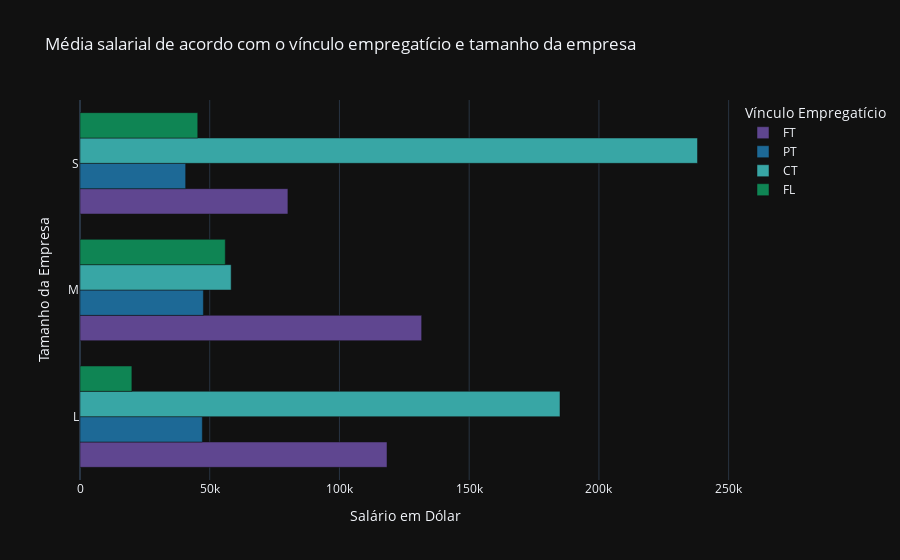

Write notebook code for a chart like this one.
### Markdown cell above
Objetivo - Este gráfico tem como finalidade apresentar o salário médio dos trabalhadores no ramo AI/ML de acordo com o tamanho da empresa: Grande(L), Média(M) e Pequena(S); e do vinculo empregatício: Tempo-Integral(FT), Freelance(FL), Contratado(CT) e Meio-Período(PT).

### Code cell
lista_tamanho_empresa = df.company_size.values.tolist()

lista_salario_anual_dolar = df.salary_in_usd.values.tolist()

lista_tipo_emprego = df.employment_type.values.tolist()


def media_tam_emp(tamanho, tipo, lista_tamanho_empresa , lista_salario_anual_dolar, lista_tipo_emprego):
    count = 0
    soma = 0
    for i in range(len(lista_tamanho_empresa)):
        if((lista_tamanho_empresa[i] == tamanho) and (lista_tipo_emprego[i] == tipo)):
            soma += lista_salario_anual_dolar[i]
            count += 1
    return (soma//count)


tamanhos = ['L', 'M', 'S']
tipos = ['FT', 'PT', 'CT', 'FL']
dt = pd.DataFrame(columns=['Tamanho da Empresa', 'Vínculo Empregatício', 'Salário em Dólar'])

for tamanho in tamanhos:
    for tipo in tipos:
        valores = media_tam_emp(tamanho, tipo, lista_tamanho_empresa, lista_salario_anual_dolar, lista_tipo_emprego)
        dt = pd.concat([dt, pd.DataFrame({'Tamanho da Empresa': [tamanho], 'Vínculo Empregatício': [tipo], 
        'Salário em Dólar': [valores]})], ignore_index=True)



fig4 = px.bar(dt, x='Salário em Dólar', y='Tamanho da Empresa', color ='Vínculo Empregatício', barmode ='group' ,orientation='h', 
title = "Média salarial de acordo com o vínculo empregatício e tamanho da empresa",
color_discrete_sequence=  px.colors.qualitative.Prism , template= 'plotly_dark',)
fig4.show()

### Figure 1 — Plotly figure (JSON) as saved in the notebook; plotly's stock layout.template omitted (floating-point values rounded to 4 significant figures)
{"data": [{"alignmentgroup": "True", "hovertemplate": "Vínculo Empregatício=FT<br>Salário em Dólar=%{x}<br>Tamanho da Empresa=%{y}<extra></extra>", "legendgroup": "FT", "marker": {"color": "rgb(95, 70, 144)", "pattern": {"shape": ""}}, "name": "FT", "offsetgroup": "FT", "orientation": "h", "showlegend": true, "textposition": "auto", "type": "bar", "x": [118330, 131684, 80136], "xaxis": "x", "y": ["L", "M", "S"], "yaxis": "y"}, {"alignmentgroup": "True", "hovertemplate": "Vínculo Empregatício=PT<br>Salário em Dólar=%{x}<br>Tamanho da Empresa=%{y}<extra></extra>", "legendgroup": "PT", "marker": {"color": "rgb(29, 105, 150)", "pattern": {"shape": ""}}, "name": "PT", "offsetgroup": "PT", "orientation": "h", "showlegend": true, "textposition": "auto", "type": "bar", "x": [47152, 47552, 40729], "xaxis": "x", "y": ["L", "M", "S"], "yaxis": "y"}, {"alignmentgroup": "True", "hovertemplate": "Vínculo Empregatício=CT<br>Salário em Dólar=%{x}<br>Tamanho da Empresa=%{y}<extra></extra>", "legendgroup": "CT", "marker": {"color": "rgb(56, 166, 165)", "pattern": {"shape": ""}}, "name": "CT", "offsetgroup": "CT", "orientation": "h", "showlegend": true, "textposition": "auto", "type": "bar", "x": [185000, 58258, 238000], "xaxis": "x", "y": ["L", "M", "S"], "yaxis": "y"}, {"alignmentgroup": "True", "hovertemplate": "Vínculo Empregatício=FL<br>Salário em Dólar=%{x}<br>Tamanho da Empresa=%{y}<extra></extra>", "legendgroup": "FL", "marker": {"color": "rgb(15, 133, 84)", "pattern": {"shape": ""}}, "name": "FL", "offsetgroup": "FL", "orientation": "h", "showlegend": true, "textposition": "auto", "type": "bar", "x": [20000, 56000, 45393], "xaxis": "x", "y": ["L", "M", "S"], "yaxis": "y"}], "layout": {"barmode": "group", "legend": {"title": {"text": "Vínculo Empregatício"}, "tracegroupgap": 0}, "title": {"text": "Média salarial de acordo com o vínculo empregatício e tamanho da empresa"}, "xaxis": {"anchor": "y", "domain": [0, 1], "title": {"text": "Salário em Dólar"}}, "yaxis": {"anchor": "x", "domain": [0, 1], "title": {"text": "Tamanho da Empresa"}}}}
